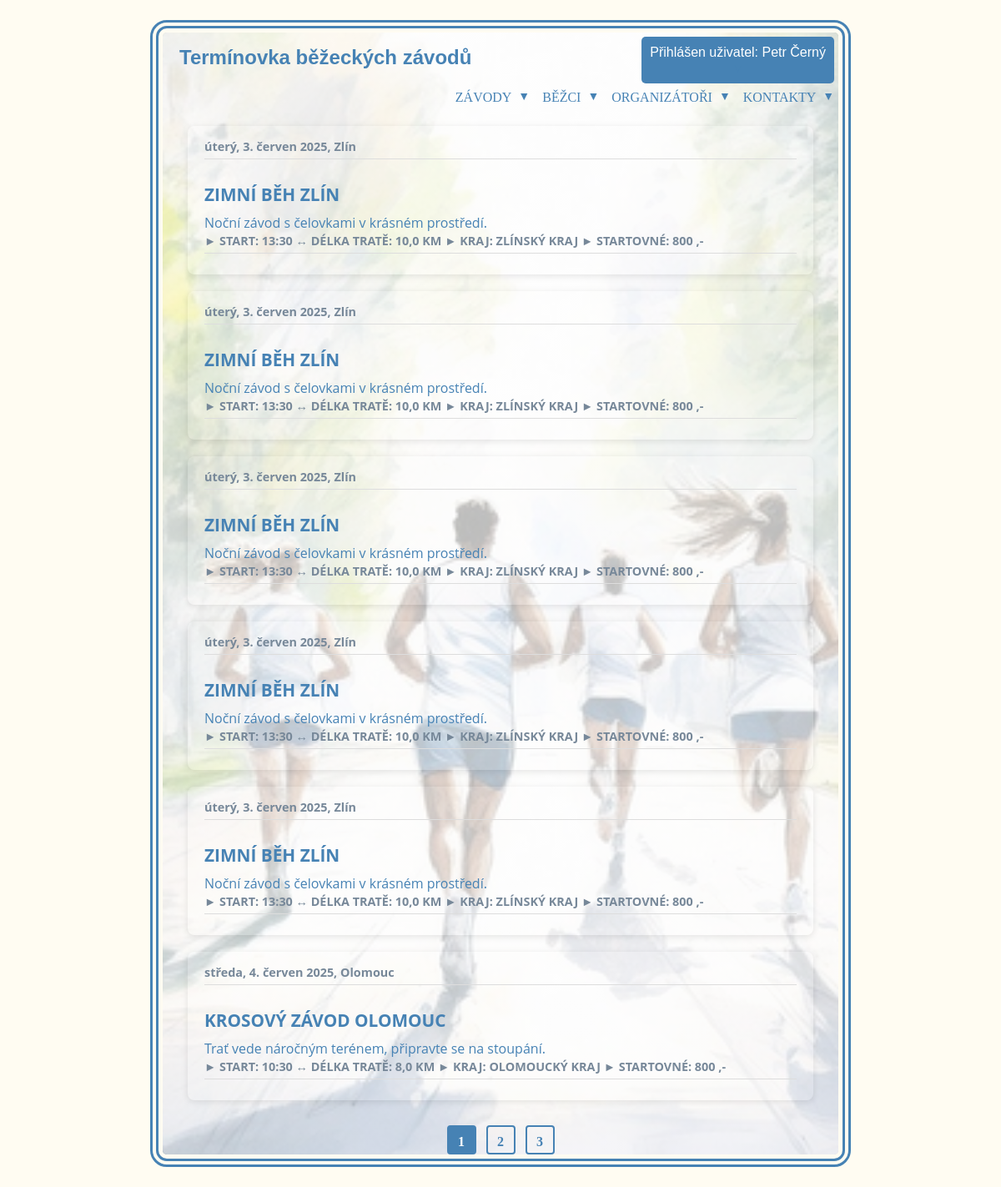
The app's page / (signed in) with its own data.
### users/models.py (models this page shows, shortened)
class User(AbstractBaseUser, PermissionsMixin):
    ROLE_CHOICES = [
        ('R', 'Runner'),
        ('O', 'Organizátor'),
        ('A', 'Admin'),
    ]
    email = models.EmailField(unique=True)
    password = models.CharField(max_length=128,null=False,blank=False)
    role = models.CharField(max_length=1, choices=ROLE_CHOICES)
    first_name = models.CharField(max_length=30, null=False, blank=False)
    last_name = models.CharField(max_length=60, null=False, blank=False)
    birth_date = models.DateField(null=False, blank=False)
    sex = models.CharField(max_length=1, choices=[('M', 'Muž'), ('F', 'Žena')], null=False, blank=False)
    organization_name = models.CharField(max_length=100, null=False, blank=False)
    website = models.URLField(null=False, blank=False)
    is_active = models.BooleanField(default=True)
    is_staff = models.BooleanField(default=False)
    objects = UserManager()
    USERNAME_FIELD = 'email'
    REQUIRED_FIELDS = ['role']
    class Meta:
        verbose_name = "uživatel"
        verbose_name_plural = "uživatelé"
        constraints = [
            models.UniqueConstraint(fields=['email', 'role'], name='unique_email_role')
        ]

### events/models.py (models this page shows, shortened)
class Event(models.Model):
    date_event = models.DateField(verbose_name='Datum události')
    name_event = models.CharField(max_length=30, verbose_name='Název události')
    description = models.TextField(verbose_name='Popis události')
    start_time = models.TimeField(verbose_name='Čas startu')
    distance = models.IntegerField(verbose_name='Vzdálenost')
    country = models.CharField(max_length=50, verbose_name='Země')
    city = models.CharField(max_length=50, verbose_name='Město')
    region = models.CharField(
        max_length=100,
        choices=[
            ('hlavní město Praha', 'hlavní město Praha'),
            ('Středočeský kraj', 'Středočeský kraj'),
            ('Jihočeský kraj', 'Jihočeský kraj'),
            ('Plzeňský kraj', 'Plzeňský kraj'),
            ('Karlovarský kraj', 'Karlovarský kraj'),
            ('Ústecký kraj', 'Ústecký kraj'),
            ('Liberecký kraj', 'Liberecký kraj'),
            ('Královéhradecký kraj', 'Královéhradecký kraj'),
            ('Pardubický kraj', 'Pardubický kraj'),
            ('Kraj Vysočina', 'Kraj Vysočina'),
            ('Jihomoravský kraj', 'Jihomoravský kraj'),
            ('Olomoucký kraj', 'Olomoucký kraj'),
            ('Moravskoslezský kraj', 'Moravskoslezský kraj'),
            ('Zlínský kraj', 'Zlínský kraj')
        ],
        verbose_name='Kraj'
    )
    typ_race = models.CharField(
        max_length=7,
        choices=[
            ('Silnice', 'Silnice'),
            ('Trail', 'Trail'),
            ('Mix', 'Smíšený')
        ],
        verbose_name='Typ závodu - povrch'
    )
    propozition = models.CharField(max_length=100, null=True, blank=True, verbose_name='Propozice')
    start_fee = models.IntegerField(null=True, blank=True, verbose_name='Startovné')
    organizer = models.ForeignKey(settings.AUTH_USER_MODEL, on_delete=models.CASCADE, limit_choices_to={'role': 'O'})
    class Meta:
        ordering = ['date_event']

### events/views.py (the view)
# urls.py: path('', EventListView.as_view(), name='events_list'),
class EventListView(ListView):
    model = Event
    template_name = 'events_list.html'
    context_object_name = 'events'
    ordering = ['date_event']
    paginate_by = 6 #zobrazí na stránce 6 událostí
    def get_queryset(self):
        queryset= super().get_queryset()
        city = self.request.GET.get('city')
        region = self.request.GET.get('region')
        name = self.request.GET.get('name_event')
        date_from = self.request.GET.get('date_from')
        date_to = self.request.GET.get('date_to')
        if city:
            queryset=queryset.filter(city__icontains=city)
        if region:
            queryset=queryset.filter(region__icontains=region)
        if name:
            queryset=queryset.filter(name_event__icontains=name)
        if date_from:
            try:
                date_from_parsed = datetime.strptime(date_from, "%Y-%m-%d")
                queryset = queryset.filter(date_event__gte=date_from_parsed)
            except ValueError:
                pass
        if date_to:
            try:
                date_to_parsed = datetime.strptime(date_to, "%Y-%m-%d")
                queryset = queryset.filter(date_event__lte=date_to_parsed)
            except ValueError:
                pass
        return queryset
    def get_context_data(self, **kwargs):
        context = super().get_context_data(**kwargs)
        context['regions'] = Event.objects.values_list('region', flat=True).distinct().order_by('region')
        return context

### events/templatetags/filters.py (called while the page is built)
@register.filter
def truncate_without_ellipsis(value, length):
    if len(value) > length:
        return value[:length]
    return value

@register.filter
def m_2_km(value):
    try:
        return value / 1000
    except (ValueError, TypeError):
        return value

@register.filter   # zobrazit formát času
def format_HHMM(value):
    if value is not None:
        return value.strftime('%H:%M')
    return 'No time provided'

### events/templates/events_list.html
{% extends "base.html" %}
{% load filters %}
{% block content %}
        {% for event in events %}
        <a href="{% url 'event_details' event.pk %}" class="writing-container-link">
        <div class="writing-container">
            <div class="date_event">{{ event.date_event|date:"l, j. F Y" }},  {{ event.city }}</div><br>
            <div class="name_event">{{ event.name_event }}</div>
            <div class="description">{{ event.description|truncate_without_ellipsis:100 }}</div>
            <div class="date_event basic_info">► Start:  {{event.start_time|format_HHMM}} ↔ délka tratě:   {{event.distance|m_2_km}} km ► Kraj:  {{event.region}} ► Startovné: {{event.start_fee|floatformat:0}} ,-</div>
        </div>
        </a>
        {% empty %}
            <li>Žádné události nebyly nalezeny.</li>
        {% endfor %}
        {% if is_paginated %}
        <div class="pagination">
            {% for num in page_obj.paginator.page_range %}
            {% if page_obj.number == num %}
                <span class="page-square active">{{ num }}</span>
            {% elif num > page_obj.number|add:'-3' and num < page_obj.number|add:'3' %}
                <a href="?page={{ num }}" class="page-square">{{ num }}</a>
            {% endif %}
            {% endfor %}
        </div>
        {% endif %}
{% endblock %}

### templates/base.html (shortened to what this page needs)
{% load static %}
<!DOCTYPE html>
<html lang="en">
{% include "includes/head.html" %}
<body>
<main>
<div class="container">
    <div class="top-right">
        {% if user.is_authenticated %}
            <div class="dropdown">
                <button class="dropbtn" type="button">
                    <div class="user-info">Přihlášen uživatel: {{ user.first_name }} {{ user.last_name }}</div>
                    <span class="arrow">▼</span>
                </button>
            </div>
    {% else %}
        <a href="">Registrace</a>
        <a href="">Přihlášení</a>
    {% endif %}
    </div>
    <h1 class="h1">Termínovka běžeckých závodů</h1>
    {% include "includes/nav_bar.html" %}
    {% block content %}
    {% endblock %}
</div>
</main>
</body>
</html>

### static/css/styles.css (style rules this page uses)
* { box-sizing: border-box; }
@media (max-width: 1200px) { .container { width: 70%; } }
body { background-color: #fffcf2; margin: 0; padding: 0; }
.h1 { font-family: Verdana, Geneva, Tahoma, sans-serif; font-size: x-large; color: #4682b4; margin-left: 20px; }
.container { position: relative; max-width: 70%; width: 100%; height: auto; justify-content: flex-start; align-items: center; border: #4682b4 10px double; background-clip: content-box; background-image: linear-gradient(rgba(255,255,255,0.7), rgba(255,255,255,0.7)), url('/static/img/background.png'); background-repeat: no-repeat; background-position: center; background-size: cover; border-radius: 20px; padding: 5px; margin: 2% auto; }
.top-right { position: absolute; top: 10px; right: 10px; font-size: 14px; font-weight:lighter; text-decoration: none; display: flex; gap: 15px; list-style: none; padding:0rem; margin: 0; text-transform: uppercase; align-items: center; }
.user-info { margin: 0; white-space: nowrap; }

### static/css/events_list.css (style rules this page uses)
.writing-container { background-color: rgba(255, 255, 255, 0.1); border-radius: 8px; box-shadow: 0 2px 8px rgba(0, 0, 0, 0.1); padding: 15px 20px; margin: 20px auto; max-width: 750px; transition: transform 0.3s ease; }
.writing-container-link { text-decoration: none; color: inherit; display: block; }
.date_event { font-family: 'Open Sans', sans-serif; font-size: 0.9em; font-weight: bold; color:lightslategrey; border-bottom: 1px solid #ddd; padding-bottom: 5px; margin-bottom: 10px; }
.basic_info { font-family: 'Open Sans', sans-serif; color:lightslategrey; text-transform:uppercase; }
.name_event { font-family: 'Open Sans', sans-serif; font-size: 1.3em; font-weight: bold; color: #4682b4; margin-bottom: 8px; text-transform: uppercase; }
.description { font-family: 'Open Sans', sans-serif; font-size: 1em; color: #4682b4; line-height: 1.5; }
.pagination { text-align: center; margin-top: 30px; }
.page-square { display: inline-block; width: 35px; height: 35px; line-height: 35px; margin: 0 4px; border: 2px solid #4682b4; border-radius: 4px; color: #4682b4; text-decoration: none; font-weight: bold; transition: 0.2s; }
.page-square.active { background-color: #4682b4; color: white; pointer-events: none; border-color: #4682b4; }

### static/css/menu.css (style rules this page uses)
.arrow { font-size: 14px; color: #4682b4; cursor: pointer; }

### static/css/user_form_register.css (style rules this page uses)
button { padding: 10px; background-color: #4682b4; color: white; border: none; border-radius: 5px; cursor: pointer; font-size: 1rem; }

### static/css/dashboard.css (style rules this page uses)
.date_event { font-family: 'Open Sans', sans-serif; font-size: 0.9em; font-weight: bold; color:lightslategrey; border-bottom: 1px solid #ddd; padding-bottom: 5px; margin-bottom: 10px; }
.basic_info { font-family: 'Open Sans', sans-serif; color:lightslategrey; text-transform:uppercase; }
.name_event { font-family: 'Open Sans', sans-serif; font-size: 1.3em; font-weight: bold; color: #4682b4; margin-bottom: 8px; text-transform: uppercase; }
.description { font-family: 'Open Sans', sans-serif; font-size: 1em; color: #4682b4; line-height: 1.5; }
.pagination { text-align: center; margin-top: 30px; }
.page-square { display: inline-block; width: 35px; height: 35px; line-height: 35px; margin: 0 4px; border: 2px solid #4682b4; border-radius: 4px; color: #4682b4; text-decoration: none; font-weight: bold; transition: 0.2s; }
.page-square.active { background-color: #4682b4; color: white; pointer-events: none; border-color: #4682b4; }

### records on screen
User: first_name "Petr", last_name "Černý"
Event: date_event "úterý, 3. červen 2025", city "Zlín", name_event "ZIMNÍ BĚH ZLÍN", description "Noční závod s čelovkami v krásném prostředí.", start_time "13:30", distance|m_2_km "10,0", region "ZLÍNSKÝ KRAJ", start_fee "800"
Event: date_event "úterý, 3. červen 2025", city "Zlín", name_event "ZIMNÍ BĚH ZLÍN", description "Noční závod s čelovkami v krásném prostředí.", start_time "13:30", distance|m_2_km "10,0", region "ZLÍNSKÝ KRAJ", start_fee "800"
Event: date_event "úterý, 3. červen 2025", city "Zlín", name_event "ZIMNÍ BĚH ZLÍN", description "Noční závod s čelovkami v krásném prostředí.", start_time "13:30", distance|m_2_km "10,0", region "ZLÍNSKÝ KRAJ", start_fee "800"
Event: date_event "úterý, 3. červen 2025", city "Zlín", name_event "ZIMNÍ BĚH ZLÍN", description "Noční závod s čelovkami v krásném prostředí.", start_time "13:30", distance|m_2_km "10,0", region "ZLÍNSKÝ KRAJ", start_fee "800"
Event: date_event "úterý, 3. červen 2025", city "Zlín", name_event "ZIMNÍ BĚH ZLÍN", description "Noční závod s čelovkami v krásném prostředí.", start_time "13:30", distance|m_2_km "10,0", region "ZLÍNSKÝ KRAJ", start_fee "800"
Event: date_event "středa, 4. červen 2025", city "Olomouc", name_event "KROSOVÝ ZÁVOD OLOMOUC", description "Trať vede náročným terénem, připravte se na stoupání.", start_time "10:30", distance|m_2_km "8,0", region "OLOMOUCKÝ KRAJ", start_fee "800"

### other values on screen
{{ num }} "1"
{{ num }} "2" "3"
